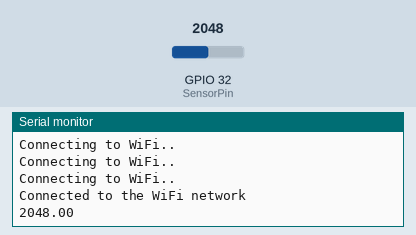
Recording of a sketch running on a simulated ESP32. On the bench: the last lines printed to the serial monitor. The inputs (shaded band) are chosen by the test bench; at power-on: GPIO 32 (SensorPin) = 2048. WiFi joins after 1.5 s; servers stay silent unless stated; uploads are accepted with an empty reply.

Above: at 2.7 s.
2.8 s: GPIO 32 (SensorPin) set to 2866
At 2.8 s:
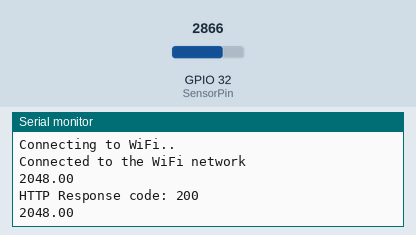
4.3 s: GPIO 32 (SensorPin) set to 3040
At 5.2 s:
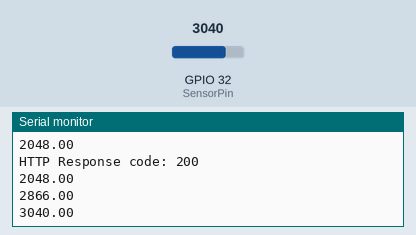
Timing chart, 0 to 7.3 s (numbered marks = the images above; inputs shaded):
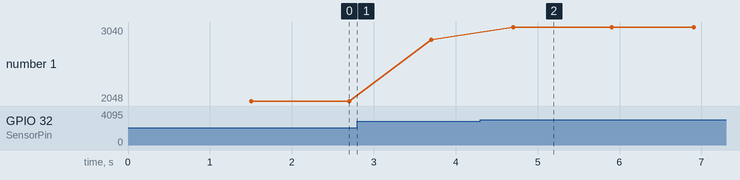

The sketch:

soilHumidity.ino
```cpp
#include "WiFi.h"
#include <HTTPClient.h>
#define SensorPin 32
const char* ssid = "Wifi Name";
const char* password =  "Password";
int didMyOneTimeAction = 0;
int didMyOneTimeAction2 = 0;

String serverName = "Your_BaseURL/garden";

unsigned long lastTime = 0;
unsigned long timerDelay = 500;

void setup() {
  Serial.begin(115200);
  WiFi.begin(ssid, password);

  while (WiFi.status() != WL_CONNECTED) {
    delay(500);
    Serial.println("Connecting to WiFi..");
  }

  Serial.println("Connected to the WiFi network");
}

void loop() {
  float sensorValue = analogRead(SensorPin);
  Serial.println(sensorValue);
  delay(1000);

  if(sensorValue>=3000)
  {
    didMyOneTimeAction2=0;
  }

  // Action when soil is dry
  if (didMyOneTimeAction == 0 && sensorValue>=3000)
  {
    didMyOneTimeAction = 1;
    //Check WiFi connection status
    if(WiFi.status()== WL_CONNECTED){
      HTTPClient http;

      String serverPath = serverName + "?id="+"Soil_is_Dry,_Now_Watering.";

      // Your Domain name with URL path or IP address with path
      http.begin(serverPath.c_str());

      // Send HTTP GET request
      int httpResponseCode = http.GET();

      // DO your action stuuf here to start the watering the soil.


      if (httpResponseCode>0) {
        Serial.print("HTTP Response code: ");
        Serial.println(httpResponseCode);
        String payload = http.getString();
        Serial.println(payload);
      }
      else {
        Serial.print("Error code: ");
        Serial.println(httpResponseCode);
      }
      // Free resources
      http.end();
    }
    else {
      Serial.println("WiFi Disconnected");
    }
    lastTime = millis();
  }

  // Action when soil is hummid/Wet
  if ((millis() - lastTime) > timerDelay && sensorValue<3000 && didMyOneTimeAction2==0) {
    didMyOneTimeAction2=1;
    didMyOneTimeAction = 0;
    //Check WiFi connection status
    if(WiFi.status()== WL_CONNECTED){
      HTTPClient http;

      String serverPath = serverName + "?id="+"Soil_is_wet.";

      // Your Domain name with URL path or IP address with path
      http.begin(serverPath.c_str());

      // Send HTTP GET request
      int httpResponseCode = http.GET();


      // DO your action stuuf here to stop the watering the soil.

      if (httpResponseCode>0) {
        Serial.print("HTTP Response code: ");
        Serial.println(httpResponseCode);
        String payload = http.getString();
        Serial.println(payload);
      }
      else {
        Serial.print("Error code: ");
        Serial.println(httpResponseCode);
      }
      // Free resources
      http.end();
    }
    else {
      Serial.println("WiFi Disconnected");
    }
    lastTime = millis();
  }
}
```

Measured:
- after the input at 4.3 s, the serial monitor: prints a new line after 0.40 s (image 2)
- plotted number 1: 2048 → 2866 after the input at 2.8 s, 2866 → 3040 after the input at 4.3 s
